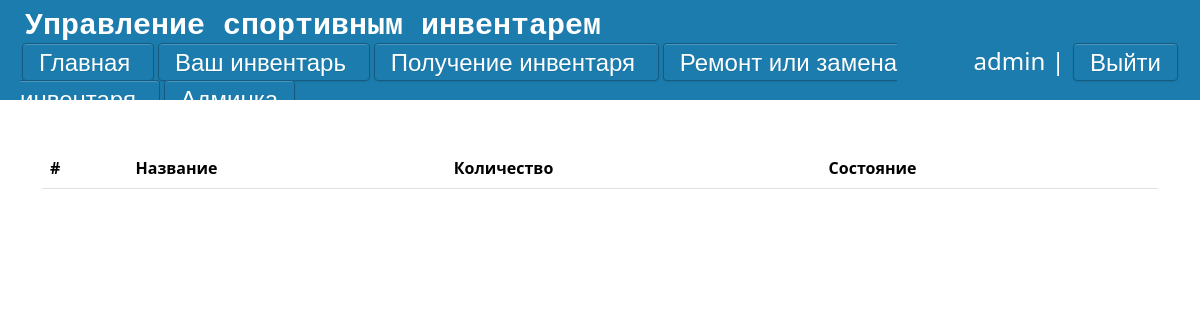
The app's page / (signed in), older data.
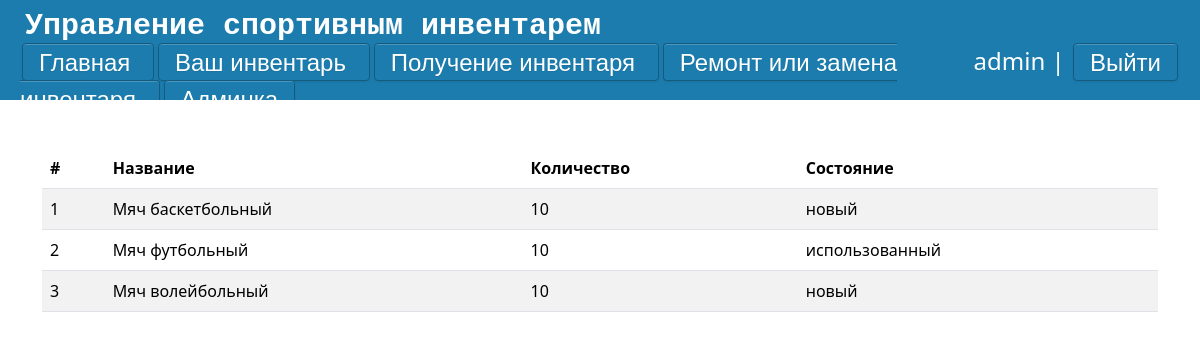
The same page, newer data.
### main/models.py (models this page shows, shortened)
class Goods(models.Model):
    CONDITION_CHOICES = [
        ('новый', 'новый'),
        ('использованный', 'использованный'),
        ('сломанный', 'сломанный'),
    ]
    goods = models.ForeignKey('Goods_Names',on_delete=models.CASCADE,null=True,verbose_name='Предмет')
    count = models.IntegerField('Количество', default=1,validators=[MinValueValidator(1)])
    rented_count = models.IntegerField('Взято', default=0,validators=[MinValueValidator(0)])
    condition = models.CharField('Состояние', max_length=20, choices=CONDITION_CHOICES)
    created_at = models.DateTimeField('Добавлено', default=timezone.now)
    updated_at = models.DateTimeField('Обновлено', auto_now=True)
    class Meta:
        verbose_name = "Инвентарь"
        verbose_name_plural = "Инвентарь"
    def available_count(self):
        return self.count - self.rented_count

class Goods_Names(models.Model):
    name_of_good = models.CharField('Название', max_length=30)
    def __str__(self):
        return self.name_of_good
    class Meta:
        verbose_name = "Название инвентаря"
        verbose_name_plural = "Названия инвентаря"

### main/views.py (the view)
# urls.py: path('', views.page, name="main"),
def page(request):
    Items = list(Goods.objects.all())
    for el in Items:
        el.count=Goods.available_count(self=el)
    return render(request, 'main/index.html' , {'Items': Items})

### main/templates/main/index.html (shortened to what this page needs)
{% extends 'main/layout.html' %}
{% block script %}
    <link rel="stylesheet" href="https://cdn.jsdelivr.net/npm/flatpickr/dist/flatpickr.min.css">
{% endblock %}
{% block content %}
    {% if request.user.is_authenticated %}
                <div class="container mt-5">
                    <table  class="table table-striped">
                      <thead>
                        <tr>
                            <th>#</th>
                            <th>Название</th>
                            <th>Количество</th>
                            <th>Состояние</th>
                        </tr>
                      </thead>
                      <tbody>
                      {% for el in Items %}
                        <tr>
                            <td> {{ forloop.counter }}</td>
                            <td> {{el.goods}}</td>
                            <td> {{el.count}}</td>
                            <td> {{el.condition}}</td>
                        </tr>
                        {% endfor %}
                    </table>
                </div>
    {% else %}
        <p class = 'enter_or_reg'>Войдите или зарегистрируйтесь</p>
    {% endif %}
{% endblock %}

Row changes from the older to the newer data that the page shows:
added Goods: goods "Мяч баскетбольный", count "10", condition "новый"
added Goods: goods "Мяч футбольный", count "10", condition "использованный"
added Goods: goods "Мяч волейбольный", count "10", condition "новый"
